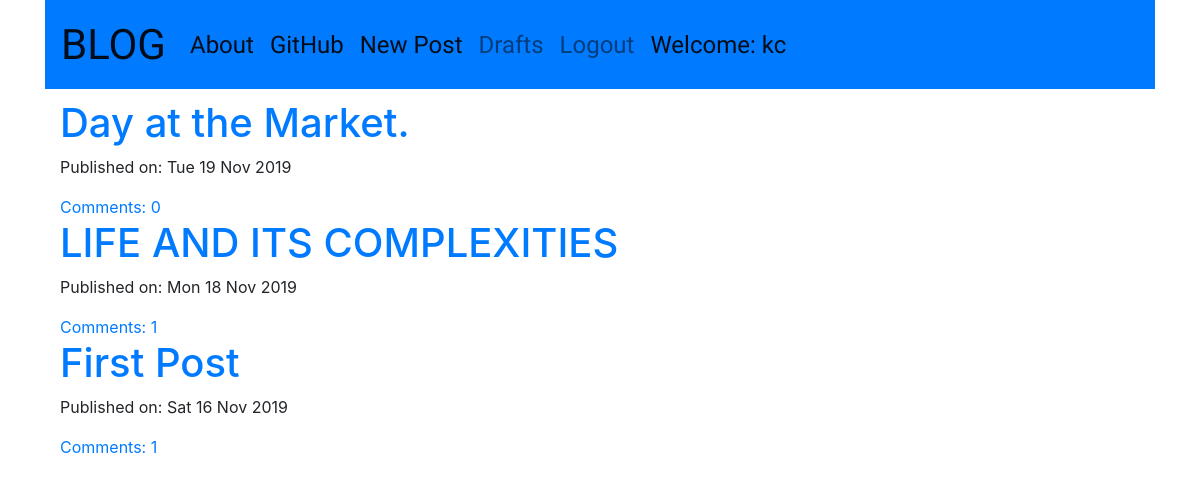
Screenshot of / (signed in) with the database file from the repository.
### blog_app/models.py (models this page shows, shortened)
class Post(models.Model):
    author = models.ForeignKey('auth.User', models.CASCADE)
    title = models.CharField(max_length=64)
    text = models.TextField()
    create_date = models.DateTimeField(default=timezone.now)
    published_date = models.DateTimeField(blank=True, null=True)
    def approve_comment(self):
        return self.comments.filter(approved_comment=True)

### blog_app/views.py (the view)
# urls.py: re_path(r'^$', views.PostListView.as_view(),
class PostListView(ListView):
    model = Post
    def get_queryset(self):
        return Post.objects.filter(published_date__lte=timezone.now()).order_by('-published_date')

### blog_app/templates/blog_app/post_list.html (shortened to what this page needs)
<!DOCTYPE html>
{% extends "blog_app/base.html" %}
{% block body %}
    <div class="centerstage loader">
        {% for post in post_list %}
        <div class="post">
            <h1><a href="{% url 'blog_app:post_detail' pk=post.pk %}">{{post.title}}</a></h1>
            <div class="date">
                <p>Published on: {{post.published_date|date:'D d M Y'}}</p>
            </div>
            <a href="{% url 'blog_app:post_detail' pk=post.pk %}">Comments: {{ post.approve_comment.count }}</a>
        </div>
        {% endfor %}
    </div>
{% endblock %}

### blog_app/templates/blog_app/base.html (shortened to what this page needs)
<!DOCTYPE html>
    {% load staticfiles %}
<html lang="en">
    <head>
        <link rel="stylesheet" href="https://stackpath.bootstrapcdn.com/bootstrap/4.3.1/css/bootstrap.min.css">
        <link rel="stylesheet" href="https://maxcdn.bootstrapcdn.com/font-awesome/4.4.0/css/font-awesome.min.css">
        <link rel="stylesheet" href="//cdn.jsdelivr.net/npm/medium-editor@latest/dist/css/medium-editor.min.css" type="text/css" media="screen" charset="utf-8">
        <link rel="stylesheet" href='{% static "css/blog.css"%}'>
    </head>
    <body>
        <div class="container" id="main">
            <nav class="navbar navbar-expand-lg navbar-light bg-primary techfont custom-navbar">
                <a class="navbar-brand bigbrand" href="{% url 'blog_app:post_list' %}">BLOG</a>
                <div class="collapse navbar-collapse" id="navbarNav">
                    <ul class="navbar-nav">
                        <li class="nav-item active">
                            <a class="nav-link" href="{% url 'blog_app:about'%}">About<span class="sr-only">(current)</span></a>
                        </li>
                        <li class="nav-item active">
                            <a class="nav-link" href="https://www.github.com/jayanwana">GitHub</a>
                        </li>
                    </ul>
                    <ul class="navbar-nav my-2 my-lg-0">
                        {% if user.is_authenticated %}
                            <li class="nav-item active">
                                <a class="nav-link" href="{% url 'blog_app:post_new' %}">New Post</a>
                            </li>
                            <li class="nav-item">
                                <a class="nav-link" href="{% url 'blog_app:drafts_list' %}">Drafts</a>
                            </li>
                            <li class="nav-item">
                                <a class="nav-link" href="{% url 'logout' %}">Logout</a>
                            </li>
                            <li class="nav-item active">
                                <a class="nav-link">Welcome: {{ user.username }}</a>
                            </li>
                        {% else %}
                            <li class="nav-item">
                                <a class="nav-link" href="{% url 'login' %}"><span class="fa fa-user" aria-hidden="true"></span></a>
                            </li>
                        {% endif %}
                    </ul>
                </div>
            </nav>
            <div class="content container">
                <div class="row">
                    <div class="col-md-8">
                        <div class="blog_posts">
                            {% block body %}
                            {% endblock %}
                        </div>
                    </div>
                </div>
            </div>
        </div>
    </body>
</html>

### blog_app/static/css/blog.css (style rules this page uses)
.techfont { font-family: 'Big Shoulders Text', sans-serif; font-size: 1.5em; margin-bottom: 10px; }
.bigbrand { font-size: 1.75em; }
.centerstage { margin-left: auto; margin-right: auto; }
.loader { filter:hue-rotate(0deg); color: linear-gradient(45deg,#0f8,#08f); animation:hue 5000ms infinite linear; }

### rows the page displays
Post: title "Day at the Market.", published_date "Tue 19 Nov 2019", approve_comment.count "0"
Post: title "LIFE AND ITS COMPLEXITIES", published_date "Mon 18 Nov 2019", approve_comment.count "1"
Post: title "First Post", published_date "Sat 16 Nov 2019", approve_comment.count "1"

### other values shown
{{ user.username }} "kc"
